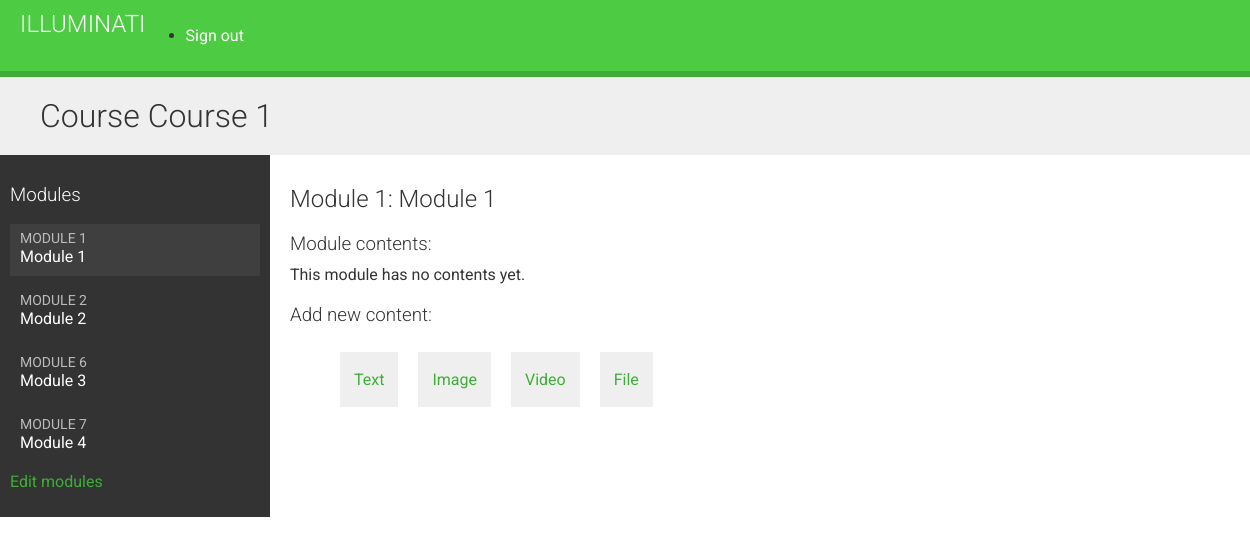
The page /courses/module/1/ (signed in) on the database as committed earlier.
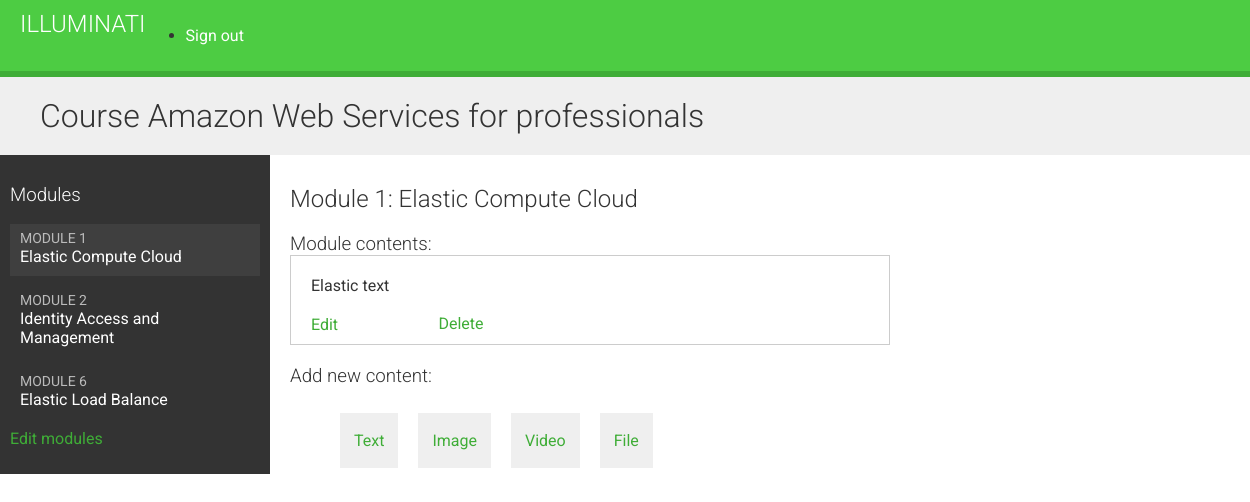
The same page on the database as committed later.
### courses/models.py (models this page shows, shortened)
class Course(models.Model):
    owner = models.ForeignKey(User, related_name='courses_created',
                              on_delete=models.CASCADE)
    subject = models.ForeignKey(Subject, related_name='courses',
                                on_delete=models.CASCADE)
    title = models.CharField(max_length=200)
    slug = models.SlugField(max_length=200, unique=True)
    overview = models.TextField()
    created = models.DateTimeField(auto_now_add=True)

class Module(models.Model):
    course = models.ForeignKey(Course, related_name='modules',
                               on_delete=models.CASCADE)
    title = models.CharField(max_length=200)
    description = models.TextField(blank=True)
    order = OrderField(blank=True, for_fields=['course'])
    class Meta:
        ordering = ['order']

class Content(models.Model):
    module = models.ForeignKey(Module, related_name='contents',
                               on_delete=models.CASCADE)
    content_type = models.ForeignKey(ContentType,
                                     on_delete=models.CASCADE,
                                     limit_choices_to={'model__in':(
                                         'text', 'video',
                                         'image', 'file')})
    object_id = models.PositiveBigIntegerField()
    item = GenericForeignKey('content_type', 'object_id')
    order = OrderField(blank=True, for_fields=['module'])
    class Meta:
        ordering = ['order']

class ItemBase(models.Model):
    owner = models.ForeignKey(User, related_name='%(class)s_related',
                              on_delete=models.CASCADE)
    title = models.CharField(max_length=250)
    created = models.DateTimeField(auto_now_add=True)
    updated = models.DateTimeField(auto_now=True)
    class Meta:
        abstract = True
    def __str__(self):
        return self.title

class Text(ItemBase):
    content = models.TextField()

### courses/views.py (the view)
class ModuleContentListView(TemplateResponseMixin, View):
    template_name = 'courses/manage/module/content_list.html'
    def get(self, request, module_id):
        module = get_object_or_404(Module,
                                   id=module_id,
                                   course__owner=request.user)
        return self.render_to_response({'module': module})

### courses/templatetags/course.py (called while the page is built)
@register.filter
def model_name(obj):
    try:
        return obj._meta.model_name
    except AttributeError:
        return None

### templates/courses/manage/module/content_list.html (shortened to what this page needs)
{% extends "base.html" %}
{% load course %}
{% block content %}
    {% with course=module.course %}
        <h1>Course {{ course.title }}</h1>
        <div class="contents">
            <h3>Modules</h3>
            <ul id="modules">
                {% for m in course.modules.all %}
                    <li data-id="{{ m.id }}" {% if m == module %}
                    class="selected" {% endif %}>
                        <a href="{% url 'module_content_list' m.id %}">
                            <span>
                                Module <span class="order">{{ m.order|add:1 }}</span>
                            </span>
                            <br>
                            {{m.title}}
                        </a>
                </li>
                {% empty %}
                    <li>No modules yet.</li>
                {% endfor %}
            </ul>
            <p>
                <a href="{% url 'course_module_update' course.id %}">
                    Edit modules
                </a>
            </p>
        </div>
        <div class="module">
            <h2>
                Module {{ module.order|add:1 }}: {{ module.title }}
            </h2>
            <h3>Module contents:</h3>
            <div id="module-contents">
                {% for content in module.contents.all %}
                    <div data-id="{{ content.id }}">
                        {% with item=content.item %}
                            <p>{{ item }} {{ item|model_name }}</p>
                            <a href="{% url 'module_content_update' module.id item|model_name item.id %}">
                                Edit
                            </a>
                            <form action="{% url "module_content_delete" content.id %}"
                            method="post">
                                <input type="submit" value="Delete">
                            </form>
                        {% endwith %}
                    </div>
                {% empty %}
                    <p>This module has no contents yet.</p>
                {% endfor %}
            </div>
            <h3>Add new content:</h3>
            <ul class="content-types">
                <li>
                    <a href="{% url 'module_content_create' module.id "text" %}">
                        Text
                    </a>
                </li>
                <li>
                    <a href="{% url 'module_content_create' module.id "image" %}">
                        Image
                    </a>
                </li>
                <li>
                    <a href="{% url 'module_content_create' module.id "video" %}">
                        Video
                    </a>
                </li>
                <li>
                    <a href="{% url 'module_content_create' module.id "file" %}">
                        File
                    </a>
                </li>
            </ul>
        </div>
    {% endwith %}
{% endblock %}

### templates/base.html (shortened to what this page needs)
{% load static %}
<!DOCTYPE html>
<html lang="en">
    <head>
        <link href="{% static "css/base.css" %}" rel="stylesheet">
    </head>
<body>
    <div id="header">
        <a href="/" class="logo">Illuminati</a>
        <ul>
            {% if request.user.is_authenticated %}
                <li><a href="{% url 'logout' %}">Sign out</a></li>
            {% else %}
                <li><a href="{% url 'login' %}">Sign in</a></li>
            {% endif %}
        </ul>
    </div>
    <div id="content">
        {% block content %}
        {% endblock %}
    </div>
</body>
</html>

### static/css/base.css (style rules this page uses)
body { margin:0; font-family:'Roboto', sans-serif; font-weight:400; color:#333; }
a { color:#3fad37; text-decoration:none; }
ul { float:left; }
h1, h2, h3, h4, h5, h6 { font-family:'Roboto', sans-serif; font-weight:300; }
h1 { background:#efefef; width:100%; overflow:auto; padding:20px 0 20px 40px; margin:0; }
.module { padding:10px 20px; float:left; width:600px; }
.module h3 { margin:20px 0 0; padding:0; width:100%; }
.module p { margin:10px 0 20px; width:100%; float:left; }
#header { background:#4dcc43; overflow:auto; padding:10px 20px; border-bottom:6px solid #3fad37; }
#header .logo { text-decoration:none; font-family:'Roboto', sans-serif; font-weight:300; text-transform:uppercase; font-size:24px; color:#fff; float:left; }
#header a { color:#fff; }
.contents { width:20%; padding:10px; float:left; background:#333; color: #fff; font-family:'Roboto', sans-serif; }
.contents ul { list-style:none; margin:0; padding:0; width:100%; }
.contents ul li { margin:0 0 10px 0; padding:4px 10px 10px; overflow:auto; cursor:move; }
.contents ul li.selected { background:#3f3f3f; }
.contents ul span { text-transform:uppercase; color:#bbb; font-size:14px; }
.contents ul a { display:block; color:#fff; text-decoration:none; }
ul.content-types li { list-style:none; float:left; margin:10px; background:#efefef; padding:18px 14px; }
input, select, textarea { border:1px solid #ccc; border-bottom:3px solid #ccc; padding:8px 12px; font-size:16px; font-family:'Roboto', sans-serif; float:left; clear:both; width:300px; }
input[type=submit], a.button { border-radius:5px; background:#4dcc43; color:#fff; font-size:16px; text-transform:uppercase; border:none; padding:10px 20px; margin:20px 0; }
#module-contents div { padding:10px 20px; border:1px solid #ccc; background:#fff }
#module-contents form { margin: 0; padding: 0; }
#module-contents input[type=submit] { color:#3fad37; background:none; margin:-20px 0 0; padding:0; float:left; text-transform:none; }

Rows that differ between the two databases and show on the page:
removed Module: order|add "7", title "Module 4"
changed Course: title "Course 1" → "Amazon Web Services for professionals"
changed Module: title "Module 1" → "Elastic Compute Cloud"
changed Module: title "Module 2" → "Identity Access and Management"
changed Module: title "Module 3" → "Elastic Load Balance"
added Content: item "Elastic", item|model_name "text"
Other text that changed with them:
text no longer shown: "This module has no contents yet."
